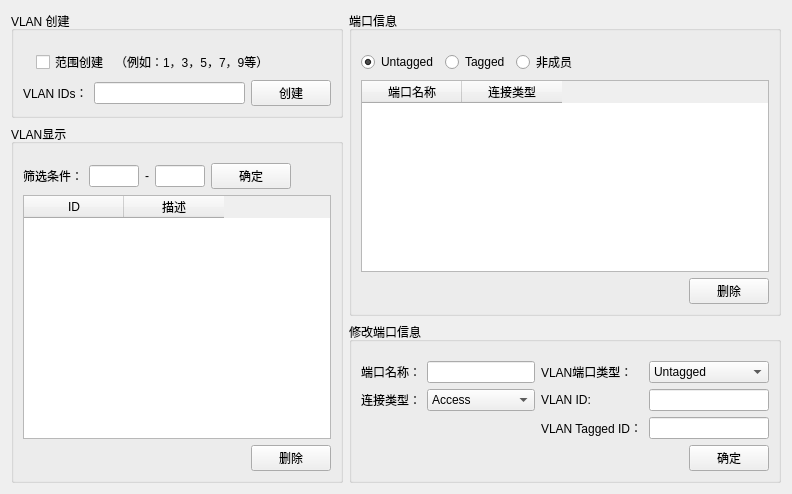
      <widget class="QWidget" name="tab_5">
       <attribute name="title">
        <string>VLAN配置</string>
       </attribute>
       <layout class="QGridLayout" name="gridLayout_12">
        <item row="0" column="0">
         <layout class="QHBoxLayout" name="horizontalLayout_5" stretch="1,0">
          <item>
           <layout class="QVBoxLayout" name="verticalLayout_3" stretch="0,1">
            <item>
             <widget class="QGroupBox" name="groupBox_2">
              <property name="title">
               <string>VLAN 创建</string>
              </property>
              <layout class="QGridLayout" name="gridLayout_6">
               <item row="0" column="0">
                <layout class="QGridLayout" name="gridLayout_7">
                 <item row="1" column="1">
                  <layout class="QHBoxLayout" name="horizontalLayout_3" stretch="0,0,1">
                   <item>
                    <widget class="QLabel" name="label_7">
                     <property name="text">
                      <string/>
                     </property>
                    </widget>
                   </item>
                   <item>
                    <widget class="QCheckBox" name="checkBoxScopeCreate">
                     <property name="text">
                      <string>范围创建</string>
                     </property>
                    </widget>
                   </item>
                   <item>
                    <widget class="QLabel" name="labelCreatePrompt">
                     <property name="text">
                      <string>（例如：1，3，5，7，9等）</string>
                     </property>
                    </widget>
                   </item>
                  </layout>
                 </item>
                 <item row="2" column="1">
                  <layout class="QHBoxLayout" name="horizontalLayout_2">
                   <item>
                    <widget class="QLabel" name="label_6">
                     <property name="text">
                      <string>VLAN IDs：</string>
                     </property>
                     <property name="buddy">
                      <cstring>lineEditCreate</cstring>
                     </property>
                    </widget>
                   </item>
                   <item>
                    <widget class="QLineEdit" name="lineEditCreate"/>
                   </item>
                   <item>
                    <widget class="QPushButton" name="BtnCreate">
                     <property name="text">
                      <string>创建</string>
                     </property>
                    </widget>
                   </item>
                  </layout>
                 </item>
                 <item row="0" column="1">
                  <spacer name="horizontalSpacer_23">
                   <property name="orientation">
                    <enum>Qt::Horizontal</enum>
                   </property>
                   <property name="sizeHint" stdset="0">
                    <size>
                     <width>40</width>
                     <height>10</height>
                    </size>
                   </property>
                  </spacer>
                 </item>
                </layout>
               </item>
              </layout>
             </widget>
            </item>
            <item>
             <widget class="QGroupBox" name="groupBox_3">
              <property name="title">
               <string>VLAN显示</string>
              </property>
              <layout class="QGridLayout" name="gridLayout_8">
               <item row="1" column="0">
                <layout class="QVBoxLayout" name="verticalLayout_4">
                 <item>
                  <layout class="QHBoxLayout" name="horizontalLayout_4">
                   <item>
                    <widget class="QLabel" name="label_8">
                     <property name="text">
                      <string>筛选条件：</string>
                     </property>
                     <property name="buddy">
                      <cstring>showMinVlanId</cstring>
                     </property>
                    </widget>
                   </item>
                   <item>
                    <widget class="QLineEdit" name="showMinVlanId">
                     <property name="maximumSize">
                      <size>
                       <width>50</width>
                       <height>16777215</height>
                      </size>
                     </property>
                    </widget>
                   </item>
                   <item>
                    <widget class="QLabel" name="label_9">
                     <property name="text">
                      <string>-</string>
                     </property>
                    </widget>
                   </item>
                   <item>
                    <widget class="QLineEdit" name="showMaxVlanId">
                     <property name="maximumSize">
                      <size>
                       <width>50</width>
                       <height>16777215</height>
                      </size>
                     </property>
                    </widget>
                   </item>
                   <item>
                    <widget class="QPushButton" name="BtnScreen">
                     <property name="text">
                      <string>确定</string>
                     </property>
                    </widget>
                   </item>
                   <item>
                    <spacer name="horizontalSpacer_4">
                     <property name="orientation">
                      <enum>Qt::Horizontal</enum>
                     </property>
                     <property name="sizeHint" stdset="0">
                      <size>
                       <width>40</width>
                       <height>20</height>
                      </size>
                     </property>
                    </spacer>
                   </item>
                  </layout>
                 </item>
                 <item>
                  <widget class="QTableWidget" name="tableWidgetVlanInfo">
                   <column>
                    <property name="text">
                     <string>ID</string>
                    </property>
                   </column>
                   <column>
                    <property name="text">
                     <string>描述</string>
                    </property>
                   </column>
                  </widget>
                 </item>
                 <item>
                  <layout class="QHBoxLayout" name="horizontalLayout_6">
                   <item>
                    <spacer name="horizontalSpacer_5">
                     <property name="orientation">
                      <enum>Qt::Horizontal</enum>
                     </property>
                     <property name="sizeHint" stdset="0">
                      <size>
                       <width>40</width>
                       <height>20</height>
                      </size>
                     </property>
                    </spacer>
                   </item>
                   <item>
                    <widget class="QPushButton" name="BtnDeleteVlanID">
                     <property name="text">
                      <string>删除</string>
                     </property>
                    </widget>
                   </item>
                  </layout>
                 </item>
                </layout>
               </item>
               <item row="0" column="0">
                <spacer name="horizontalSpacer_22">
                 <property name="orientation">
                  <enum>Qt::Horizontal</enum>
                 </property>
                 <property name="sizeHint" stdset="0">
                  <size>
                   <width>40</width>
                   <height>10</height>
                  </size>
                 </property>
                </spacer>
               </item>
              </layout>
             </widget>
            </item>
           </layout>
          </item>
          <item>
           <layout class="QVBoxLayout" name="verticalLayout_5" stretch="1,0">
            <item>
             <widget class="QGroupBox" name="groupBox_4">
              <property name="title">
               <string>端口信息</string>
              </property>
              <layout class="QGridLayout" name="gridLayout_9">
               <item row="2" column="0">
                <widget class="QTableWidget" name="tableWidgetVlanPortInfo">
                 <column>
                  <property name="text">
                   <string>端口名称</string>
                  </property>
                 </column>
                 <column>
                  <property name="text">
                   <string>连接类型</string>
                  </property>
                 </column>
                </widget>
               </item>
               <item row="1" column="0">
                <layout class="QHBoxLayout" name="horizontalLayout_24">
                 <item>
                  <widget class="QRadioButton" name="rBtnVlanPortUntagged">
                   <property name="text">
                    <string>Untagged</string>
                   </property>
                   <property name="checked">
                    <bool>true</bool>
                   </property>
                   <attribute name="buttonGroup">
                    <string notr="true">buttonGroup_3</string>
                   </attribute>
                  </widget>
                 </item>
                 <item>
                  <widget class="QRadioButton" name="rBtnVlanPortTagged">
                   <property name="text">
                    <string>Tagged</string>
                   </property>
                   <attribute name="buttonGroup">
                    <string notr="true">buttonGroup_3</string>
                   </attribute>
                  </widget>
                 </item>
                 <item>
                  <widget class="QRadioButton" name="rBtnVlanPortNonMember">
                   <property name="text">
                    <string>非成员</string>
                   </property>
                   <attribute name="buttonGroup">
                    <string notr="true">buttonGroup_3</string>
                   </attribute>
                  </widget>
                 </item>
                 <item>
                  <spacer name="horizontalSpacer_2">
                   <property name="orientation">
                    <enum>Qt::Horizontal</enum>
                   </property>
                   <property name="sizeHint" stdset="0">
                    <size>
                     <width>40</width>
                     <height>20</height>
                    </size>
                   </property>
                  </spacer>
                 </item>
                </layout>
               </item>
               <item row="3" column="0">
                <layout class="QHBoxLayout" name="horizontalLayout_7">
                 <item>
                  <spacer name="horizontalSpacer_3">
                   <property name="orientation">
                    <enum>Qt::Horizontal</enum>
                   </property>
                   <property name="sizeHint" stdset="0">
                    <size>
                     <width>40</width>
                     <height>20</height>
                    </size>
                   </property>
                  </spacer>
                 </item>
                 <item>
                  <widget class="QPushButton" name="BtnDeleteVlanPort">
                   <property name="text">
                    <string>删除</string>
                   </property>
                  </widget>
                 </item>
                </layout>
               </item>
               <item row="0" column="0">
                <spacer name="horizontalSpacer_25">
                 <property name="orientation">
                  <enum>Qt::Horizontal</enum>
                 </property>
                 <property name="sizeHint" stdset="0">
                  <size>
                   <width>40</width>
                   <height>10</height>
                  </size>
                 </property>
                </spacer>
               </item>
              </layout>
             </widget>
            </item>
            <item>
             <widget class="QGroupBox" name="groupBox_5">
              <property name="title">
               <string>修改端口信息</string>
              </property>
              <layout class="QGridLayout" name="gridLayout_10">
               <item row="1" column="0">
                <layout class="QGridLayout" name="gridLayout_11">
                 <property name="sizeConstraint">
                  <enum>QLayout::SetDefaultConstraint</enum>
                 </property>
                 <item row="1" column="1">
                  <widget class="QComboBox" name="cBoxConnectTypeVLAN">
                   <item>
                    <property name="text">
                     <string>Access</string>
                    </property>
                   </item>
                   <item>
                    <property name="text">
                     <string>Trunk</string>
                    </property>
                   </item>
                   <item>
                    <property name="text">
                     <string>Hybrid</string>
                    </property>
                   </item>
                   <item>
                    <property name="text">
                     <string>QinQ</string>
                    </property>
                   </item>
                  </widget>
                 </item>
                 <item row="0" column="0">
                  <widget class="QLabel" name="label_11">
                   <property name="text">
                    <string>端口名称：</string>
                   </property>
                   <property name="buddy">
                    <cstring>portNameVLAN</cstring>
                   </property>
                  </widget>
                 </item>
                 <item row="1" column="2">
                  <widget class="QLabel" name="label_10">
                   <property name="text">
                    <string>VLAN ID:</string>
                   </property>
                   <property name="buddy">
                    <cstring>portVlanIDVLAN</cstring>
                   </property>
                  </widget>
                 </item>
                 <item row="0" column="3">
                  <widget class="QComboBox" name="cBoxVlanPortType">
                   <item>
                    <property name="text">
                     <string>Untagged</string>
                    </property>
                   </item>
                   <item>
                    <property name="text">
                     <string>Tagged</string>
                    </property>
                   </item>
                   <item>
                    <property name="text">
                     <string>NonMember</string>
                    </property>
                   </item>
                  </widget>
                 </item>
                 <item row="2" column="2">
                  <widget class="QLabel" name="label_VlanTaggedId">
                   <property name="text">
                    <string>VLAN Tagged ID：</string>
                   </property>
                   <property name="buddy">
                    <cstring>lineEditVlanTaggedID</cstring>
                   </property>
                  </widget>
                 </item>
                 <item row="1" column="3">
                  <widget class="QLineEdit" name="portVlanIDVLAN"/>
                 </item>
                 <item row="2" column="3">
                  <widget class="QLineEdit" name="lineEditVlanTaggedID"/>
                 </item>
                 <item row="1" column="0">
                  <widget class="QLabel" name="label_12">
                   <property name="text">
                    <string>连接类型：</string>
                   </property>
                   <property name="buddy">
                    <cstring>cBoxConnectTypeVLAN</cstring>
                   </property>
                  </widget>
                 </item>
                 <item row="0" column="2">
                  <widget class="QLabel" name="label_46">
                   <property name="text">
                    <string>VLAN端口类型：</string>
                   </property>
                   <property name="buddy">
                    <cstring>cBoxVlanPortType</cstring>
                   </property>
                  </widget>
                 </item>
                 <item row="0" column="1">
                  <widget class="QLineEdit" name="portNameVLAN"/>
                 </item>
                 <item row="3" column="3">
                  <layout class="QHBoxLayout" name="horizontalLayout_25">
                   <item>
                    <spacer name="horizontalSpacer_6">
                     <property name="orientation">
                      <enum>Qt::Horizontal</enum>
                     </property>
                     <property name="sizeHint" stdset="0">
                      <size>
                       <width>40</width>
                       <height>20</height>
                      </size>
                     </property>
                    </spacer>
                   </item>
                   <item>
                    <widget class="QPushButton" name="BtnModifyPortInfoVLAN">
                     <property name="text">
                      <string>确定</string>
                     </property>
                    </widget>
                   </item>
                  </layout>
                 </item>
                </layout>
               </item>
               <item row="0" column="0">
                <spacer name="horizontalSpacer_21">
                 <property name="orientation">
                  <enum>Qt::Horizontal</enum>
                 </property>
                 <property name="sizeHint" stdset="0">
                  <size>
                   <width>40</width>
                   <height>10</height>
                  </size>
                 </property>
                </spacer>
               </item>
              </layout>
             </widget>
            </item>
           </layout>
          </item>
         </layout>
        </item>
       </layout>
      </widget>
